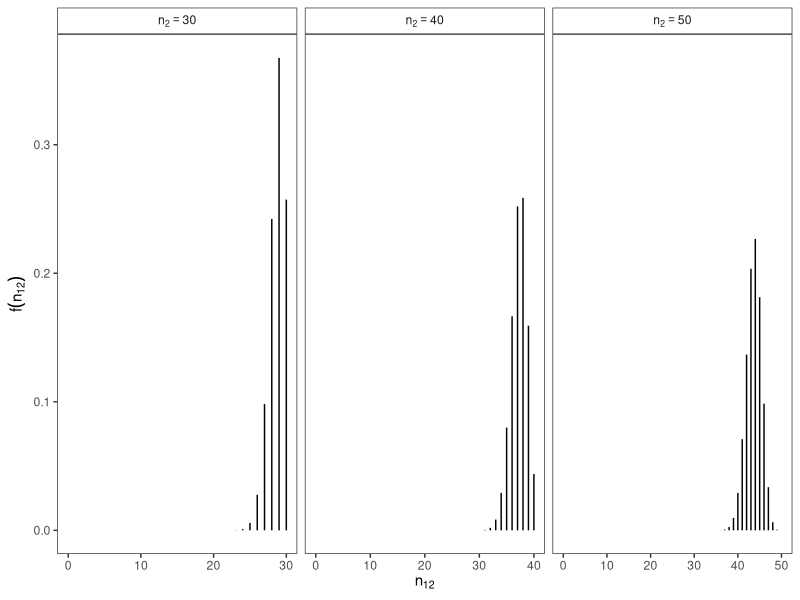

R code for this plot:
library(tidyverse)
library(matrixStats)

get_prior_n12 <- function(n1, n2){
  prior_n12 <- sapply(0:n2, \(n12) lchoose(n2, n12) + lfactorial(n1) - lfactorial(n1 - n12))
  prior_n12 <- exp(prior_n12 - matrixStats::logSumExp(prior_n12))
  return(prior_n12)
}

n1 <- 50
n2 <- c(30, 40, 50)

priors <- map(n2, \(n2) tibble("n12" = 0:n2, "p" = get_prior_n12(n1, n2)))
p_n12prior <- tibble("n2" = n2, "out" = priors) |> 
  unnest(out) |> 
  ggplot(mapping = aes(x = n12))+
  geom_segment(aes(y = 0, yend = p))+
  facet_grid(cols = vars(n2),
             scales = "free",
             labeller = label_bquote(cols = n[2]==.(n2)))+
  labs(y = expression(f(n[12])), x = expression(n[12]))+
  theme_bw()+
  theme(panel.grid = element_blank(),
        strip.background = element_rect(fill = NA))

ggsave(filename = "n12-prior-uniform-delta-brl.pdf", plot = p_n12prior, width = 7, height = 3)
